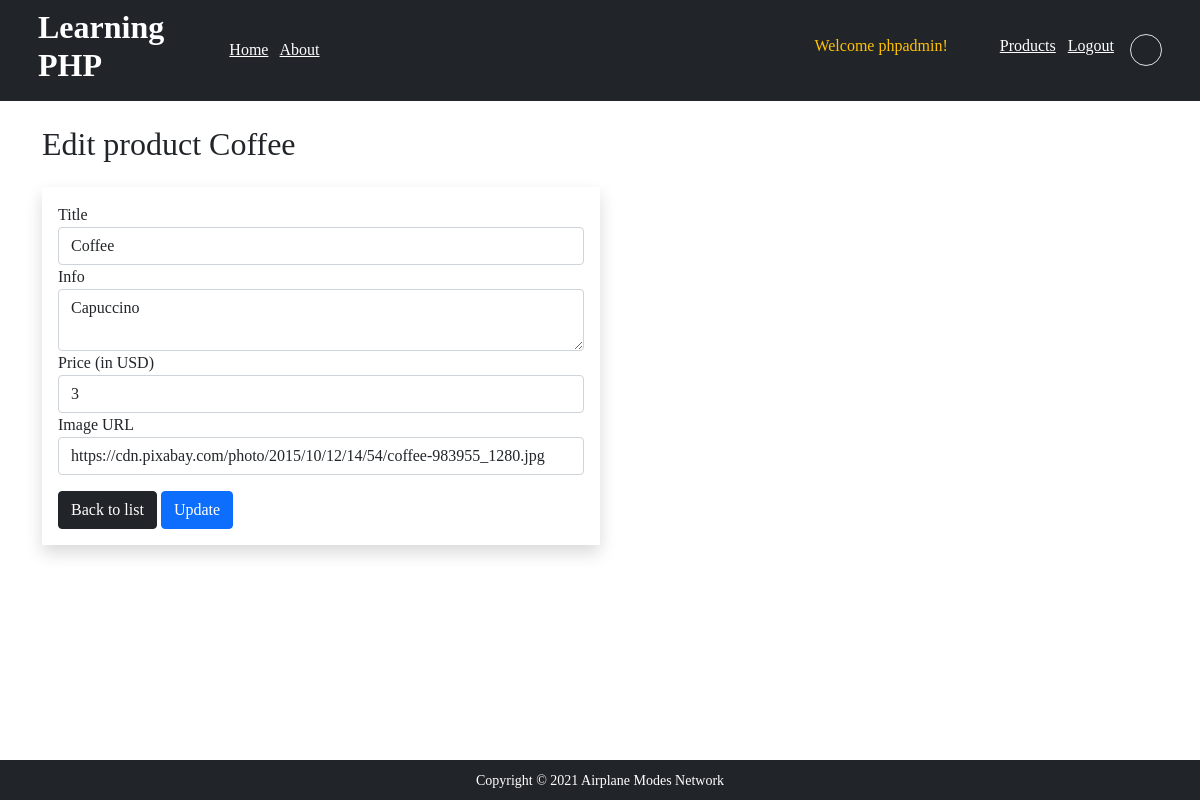
The page /product-edit.php?editid=12 (signed in) on the database its author committed.
### tables this page shows
CREATE TABLE `products` (
  `id` int(11) NOT NULL,
  `title` varchar(128) NOT NULL,
  `info` varchar(512) NOT NULL,
  `price` double NOT NULL,
  `img_url` varchar(512) NOT NULL,
  `date_created` timestamp NOT NULL DEFAULT current_timestamp(),
  `user_id` int(11) NOT NULL
);

### util.php (called while the page is built, shortened)
<?php
function filter_get($_input_name, $_conn) {
    $input = trim(filter_input(INPUT_GET, $_input_name, FILTER_SANITIZE_STRING));
    $input = mysqli_real_escape_string($_conn, $input);
    return $input;
};

### product-edit.php (the view, shortened to what this page needs)
<?php
    include_once './connect.php';
    include_once './util.php';
    $editid = filter_get("editid", $conn);
    $query_select = "SELECT * FROM products WHERE id = {$editid} AND user_id = {$_SESSION['user_id']}";
    $result_select = $conn->query($query_select);
    if (mysqli_num_rows($result_select) == 1) {
        $product = mysqli_fetch_assoc($result_select);
    }
    include './header.php';
?>
<main class="container-fluid">
    <div class="container">
        <h2 class="pt-4 mb-4">Edit product <?= $product['title'] ?></h2>
        <form method="post" class="col-lg-6 shadow p-3">
        <div>
            <label>Title</label>
            <input type="text" name="title" class="form-control" value="<?= $product['title'] ?>">
        </div>
        <div>
            <label>Info</label>
            <textarea name="info" class="form-control"><?= $product['info'] ?></textarea>
        </div>
        <div>
            <label>Price (in USD)</label>
            <input type="number" name="price" class="form-control" value="<?= $product['price'] ?>">
        </div>
        <div>
            <label>Image URL</label>
            <input type="text" name="img_url" class="form-control" value="<?= $product['img_url'] ?>">
        </div>
        <a href="products.php" class="btn btn-dark mt-3">Back to list</a>
        <button name="submit" class="btn btn-primary mt-3">Update</button>
        </form>
    </div>
</main>
<?php include './footer.php' ?>

### css/style.css (style rules this page uses)
body { font-family: Ubuntu; }

### rows shown on the page
products: title "Coffee", info "Capuccino", price "3", img_url "https://cdn.pixabay.com/photo/2015/10/12/14/54/coffee-983955_1280.jpg"

### other values the page prints
$_SESSION['user_name'] "phpadmin"
